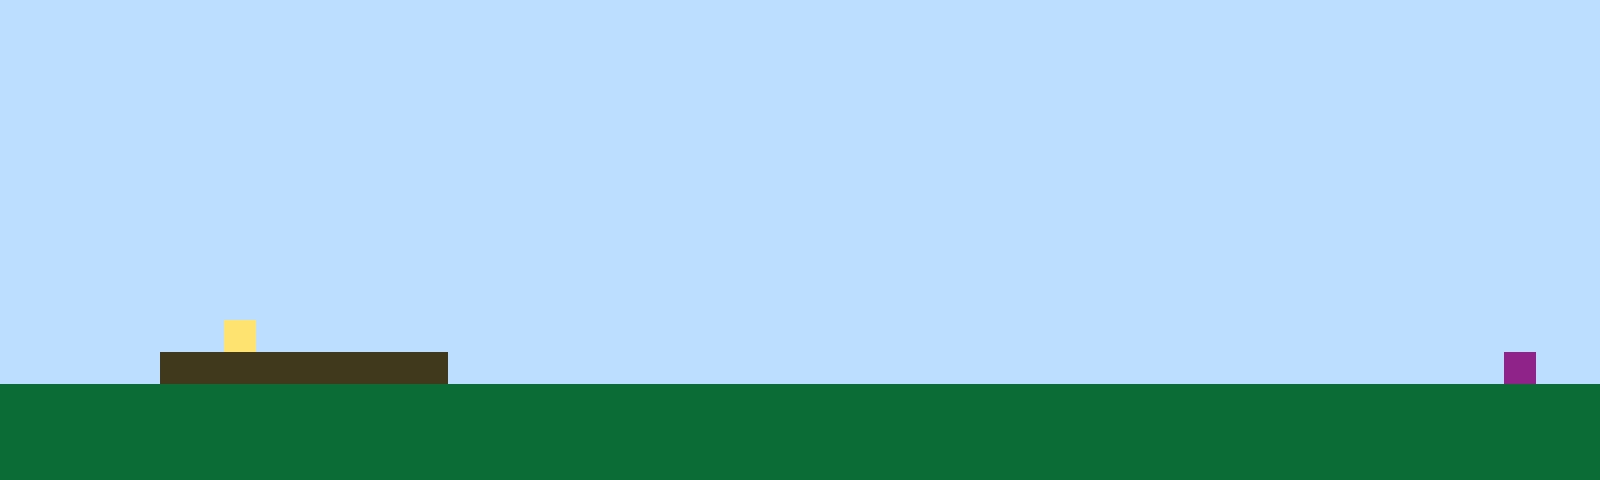

Tiled map render using the project's own tile images. Description and the whole map definition, tile-layer contents included, below:
An orthogonal 50x15 tile map with 32x32 px tiles, 1 tile layer (Tile Layer 1).

<map version="1.10" tiledversion="1.11.2" orientation="orthogonal" renderorder="right-up" width="50" height="15" tilewidth="32" tileheight="32" infinite="0" nextlayerid="2" nextobjectid="1"><editorsettings><export target="map1.csv" format="csv" /></editorsettings><tileset firstgid="1" name="sprites" tilewidth="32" tileheight="32" tilecount="6" columns="3"><image source="sprites.png" width="96" height="64" /></tileset><layer id="1" name="Tile Layer 1" width="50" height="15"><data encoding="csv">1,1,1,1,1,1,1,1,1,1,1,1,1,1,1,1,1,1,1,1,1,1,1,1,1,1,1,1,1,1,1,1,1,1,1,1,1,1,1,1,1,1,1,1,1,1,1,1,1,1,1,1,1,1,1,1,1,1,1,1,1,1,1,1,1,1,1,1,1,1,1,1,1,1,1,1,1,1,1,1,1,1,1,1,1,1,1,1,1,1,1,1,1,1,1,1,1,1,1,1,1,1,1,1,1,1,1,1,1,1,1,1,1,1,1,1,1,1,1,1,1,1,1,1,1,1,1,1,1,1,1,1,1,1,1,1,1,1,1,1,1,1,1,1,1,1,1,1,1,1,1,1,1,1,1,1,1,1,1,1,1,1,1,1,1,1,1,1,1,1,1,1,1,1,1,1,1,1,1,1,1,1,1,1,1,1,1,1,1,1,1,1,1,1,1,1,1,1,1,1,1,1,1,1,1,1,1,1,1,1,1,1,1,1,1,1,1,1,1,1,1,1,1,1,1,1,1,1,1,1,1,1,1,1,1,1,1,1,1,1,1,1,1,1,1,1,1,1,1,1,1,1,1,1,1,1,1,1,1,1,1,1,1,1,1,1,1,1,1,1,1,1,1,1,1,1,1,1,1,1,1,1,1,1,1,1,1,1,1,1,1,1,1,1,1,1,1,1,1,1,1,1,1,1,1,1,1,1,1,1,1,1,1,1,1,1,1,1,1,1,1,1,1,1,1,1,1,1,1,1,1,1,1,1,1,1,1,1,1,1,1,1,1,1,1,1,1,1,1,1,1,1,1,1,1,1,1,1,1,1,1,1,1,1,1,1,1,1,1,1,1,1,1,1,1,1,1,1,1,1,1,1,1,1,1,1,1,1,1,1,1,1,1,1,1,1,1,1,1,1,1,1,1,1,1,1,1,1,1,1,1,1,1,1,1,1,1,1,1,1,1,1,1,1,1,1,1,1,1,1,1,1,1,1,1,1,1,1,1,1,1,1,1,1,1,1,1,1,1,1,1,1,1,1,1,1,1,1,1,1,1,1,1,1,1,1,1,1,1,1,1,1,1,1,1,1,1,1,1,1,1,1,1,1,1,1,1,1,1,1,1,1,1,1,1,1,1,1,1,1,1,1,1,1,1,1,1,4,1,1,1,1,1,1,1,1,1,1,1,1,1,1,1,1,1,1,1,1,1,1,1,1,1,1,1,1,1,1,1,1,1,1,1,1,1,1,1,1,1,1,1,1,1,1,1,3,3,3,3,3,3,3,3,3,1,1,1,1,1,1,1,1,1,1,1,1,1,1,1,1,1,1,1,1,1,1,1,1,1,1,1,1,1,1,1,1,1,6,1,1,2,2,2,2,2,2,2,2,2,2,2,2,2,2,2,2,2,2,2,2,2,2,2,2,2,2,2,2,2,2,2,2,2,2,2,2,2,2,2,2,2,2,2,2,2,2,2,2,2,2,2,2,2,2,2,2,2,2,2,2,2,2,2,2,2,2,2,2,2,2,2,2,2,2,2,2,2,2,2,2,2,2,2,2,2,2,2,2,2,2,2,2,2,2,2,2,2,2,2,2,2,2,2,2,2,2,2,2,2,2,2,2,2,2,2,2,2,2,2,2,2,2,2,2,2,2,2,2,2,2,2,2,2,2,2,2,2,2,2,2,2,2,2,2,2,2,2,2,2,2</data></layer></map>
